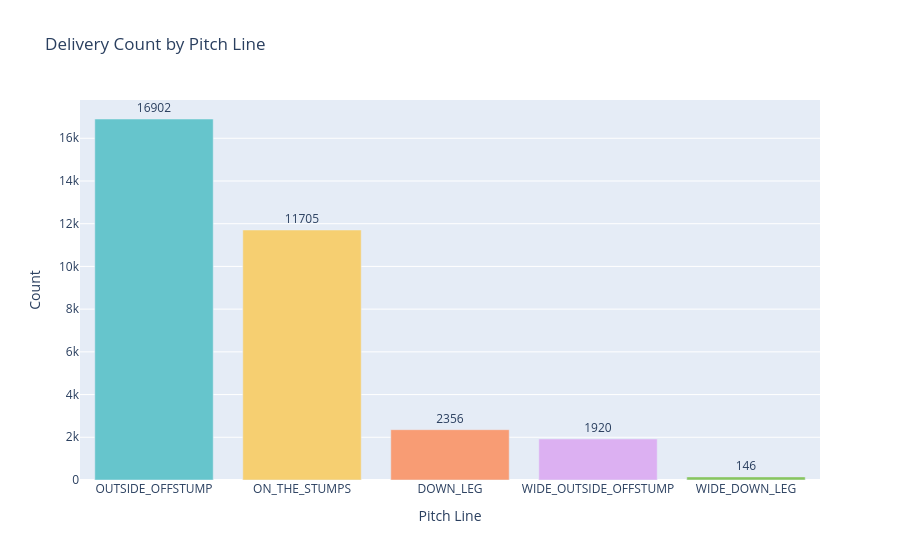

The notebook cell saved with this chart:
### Markdown cell above
## 3. Pitch Line Distribution

### Code cell
line_counts = df['pitchLine'].value_counts().reset_index()
line_counts.columns = ['pitchLine', 'count']

fig = px.bar(line_counts, x='pitchLine', y='count',
             color='pitchLine', title='Delivery Count by Pitch Line',
             text='count', color_discrete_sequence=px.colors.qualitative.Pastel)
fig.update_traces(textposition='outside')
fig.update_layout(showlegend=False, xaxis_title='Pitch Line', yaxis_title='Count')
fig.show()

### Figure 1 — Plotly figure (JSON) as saved in the notebook; plotly's stock layout.template omitted (floating-point values rounded to 4 significant figures)
{"data": [{"hovertemplate": "pitchLine=%{x}<br>count=%{text}<extra></extra>", "legendgroup": "OUTSIDE_OFFSTUMP", "marker": {"color": "rgb(102, 197, 204)", "pattern": {"shape": ""}}, "name": "OUTSIDE_OFFSTUMP", "orientation": "v", "showlegend": true, "text": [16900.0], "textposition": "outside", "type": "bar", "x": ["OUTSIDE_OFFSTUMP"], "xaxis": "x", "y": [16902], "yaxis": "y"}, {"hovertemplate": "pitchLine=%{x}<br>count=%{text}<extra></extra>", "legendgroup": "ON_THE_STUMPS", "marker": {"color": "rgb(246, 207, 113)", "pattern": {"shape": ""}}, "name": "ON_THE_STUMPS", "orientation": "v", "showlegend": true, "text": [11700.0], "textposition": "outside", "type": "bar", "x": ["ON_THE_STUMPS"], "xaxis": "x", "y": [11705], "yaxis": "y"}, {"hovertemplate": "pitchLine=%{x}<br>count=%{text}<extra></extra>", "legendgroup": "DOWN_LEG", "marker": {"color": "rgb(248, 156, 116)", "pattern": {"shape": ""}}, "name": "DOWN_LEG", "orientation": "v", "showlegend": true, "text": [2356.0], "textposition": "outside", "type": "bar", "x": ["DOWN_LEG"], "xaxis": "x", "y": [2356], "yaxis": "y"}, {"hovertemplate": "pitchLine=%{x}<br>count=%{text}<extra></extra>", "legendgroup": "WIDE_OUTSIDE_OFFSTUMP", "marker": {"color": "rgb(220, 176, 242)", "pattern": {"shape": ""}}, "name": "WIDE_OUTSIDE_OFFSTUMP", "orientation": "v", "showlegend": true, "text": [1920.0], "textposition": "outside", "type": "bar", "x": ["WIDE_OUTSIDE_OFFSTUMP"], "xaxis": "x", "y": [1920], "yaxis": "y"}, {"hovertemplate": "pitchLine=%{x}<br>count=%{text}<extra></extra>", "legendgroup": "WIDE_DOWN_LEG", "marker": {"color": "rgb(135, 197, 95)", "pattern": {"shape": ""}}, "name": "WIDE_DOWN_LEG", "orientation": "v", "showlegend": true, "text": [146.0], "textposition": "outside", "type": "bar", "x": ["WIDE_DOWN_LEG"], "xaxis": "x", "y": [146], "yaxis": "y"}], "layout": {"barmode": "relative", "legend": {"title": {"text": "pitchLine"}, "tracegroupgap": 0}, "showlegend": false, "title": {"text": "Delivery Count by Pitch Line"}, "xaxis": {"anchor": "y", "categoryarray": ["OUTSIDE_OFFSTUMP", "ON_THE_STUMPS", "DOWN_LEG", "WIDE_OUTSIDE_OFFSTUMP", "WIDE_DOWN_LEG"], "categoryorder": "array", "domain": [0, 1], "title": {"text": "Pitch Line"}}, "yaxis": {"anchor": "x", "domain": [0, 1], "title": {"text": "Count"}}}}
